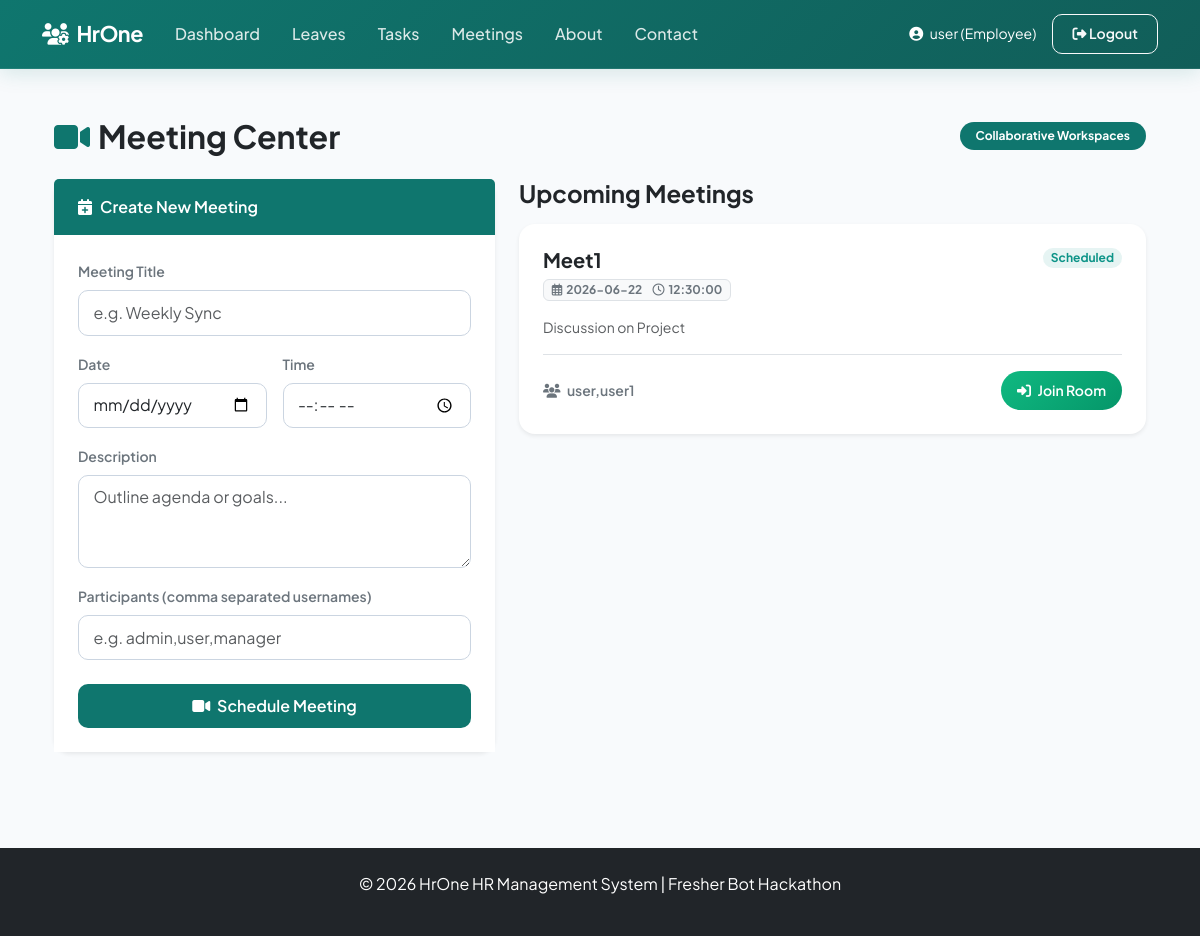
The page /meetings (signed in) on the database its author committed.
### tables this page shows
CREATE TABLE meetings (
    id INTEGER PRIMARY KEY AUTOINCREMENT,
    title TEXT NOT NULL,
    meeting_date DATE,
    meeting_time TIME,
    description TEXT,
    participants TEXT,
    created_by TEXT,
    created_at TIMESTAMP DEFAULT CURRENT_TIMESTAMP
);

### app.py (the view, shortened to what this page needs)
@app.route('/meetings', methods=['GET', 'POST'])
def meetings():
    if 'user_id' not in session:
        return redirect(url_for('login'))
    form = MeetingForm()
    conn = get_db_connection()
    meetings_list = conn.execute('SELECT * FROM meetings ORDER BY meeting_date, meeting_time').fetchall()
    conn.close()
    return render_template('meetings.html', form=form, meetings=meetings_list)

### app.py
class MeetingForm(FlaskForm):
    title = StringField('Title', validators=[DataRequired()])
    meeting_date = DateField('Date', validators=[DataRequired()])
    meeting_time = TimeField('Time', validators=[DataRequired()])
    description = TextAreaField('Description', validators=[DataRequired()])
    participants = StringField('Participants (comma separated usernames)', validators=[DataRequired()])
    submit = SubmitField('Schedule Meeting')

### app.py (called while the page is built)
def get_db_connection():
    conn = sqlite3.connect(DB_FILE)
    conn.row_factory = sqlite3.Row
    return conn

@app.context_processor
def inject_unread_count():
    if session.get('role') == 'Admin':
        return {
            'unread_count': get_unread_message_count()
        }
    return {
        'unread_count': 0
    }

### templates/meetings.html (shortened to what this page needs)
{% extends "base.html" %}
{% block content %}
<div class="container py-4">
    <div class="d-flex justify-content-between align-items-center mb-4">
        <h2 class="fw-bold mb-0 text-dark">
            <i class="fas fa-video text-teal me-2" style="color: #0f766e;"></i>Meeting Center
        </h2>
        <span class="badge bg-teal px-3 py-2 rounded-pill small" style="background-color: #0f766e;">Collaborative Workspaces</span>
    </div>
    <div class="row g-4">
        <div class="col-lg-5">
            <div class="card border-0 shadow-sm mb-4">
                <div class="card-header border-0 bg-teal text-white py-3 ps-4" style="background-color: #0f766e;">
                    <i class="fas fa-calendar-plus me-2"></i>Create New Meeting
                </div>
                <div class="card-body p-4 bg-white">
                    <form method="POST">
                        <div class="mb-3">
                            <label class="form-label text-secondary small fw-semibold">Meeting Title</label>
                            {{ form.title(class="form-control", placeholder="e.g. Weekly Sync") }}
                        </div>
                        <div class="row g-3 mb-3">
                            <div class="col-md-6">
                                <label class="form-label text-secondary small fw-semibold">Date</label>
                                {{ form.meeting_date(class="form-control", type="date") }}
                            </div>
                            <div class="col-md-6">
                                <label class="form-label text-secondary small fw-semibold">Time</label>
                                {{ form.meeting_time(class="form-control", type="time") }}
                            </div>
                        </div>
                        <div class="mb-3">
                            <label class="form-label text-secondary small fw-semibold">Description</label>
                            {{ form.description(class="form-control", rows="3", placeholder="Outline agenda or goals...") }}
                        </div>
                        <div class="mb-4">
                            <label class="form-label text-secondary small fw-semibold">Participants (comma separated usernames)</label>
                            {{ form.participants(class="form-control", placeholder="e.g. admin,user,manager") }}
                        </div>
                        <button type="submit" class="btn btn-teal w-100 py-2.5" style="background-color: #0f766e; color: #fff;">
                            <i class="fas fa-video me-1"></i> Schedule Meeting
                        </button>
                    </form>
                </div>
            </div>
        </div>
        <div class="col-lg-7">
            <h4 class="fw-bold mb-3 text-dark">Upcoming Meetings</h4>
            <div class="row g-3">
                {% for meeting in meetings %}
                <div class="col-12">
                    <div class="card border-0 shadow-sm card-hover-effect">
                        <div class="card-body p-4">
                            <div class="d-flex justify-content-between align-items-start mb-3">
                                <div>
                                    <h5 class="fw-bold text-dark mb-1">{{ meeting['title'] }}</h5>
                                    <span class="badge bg-light text-secondary border">
                                        <i class="far fa-calendar-alt me-1"></i>{{ meeting['meeting_date'] }}
                                        <i class="far fa-clock ms-2 me-1"></i>{{ meeting['meeting_time'] }}
                                    </span>
                                </div>
                                <span class="badge bg-teal-subtle text-teal px-2 py-1 small rounded-pill" style="background-color: rgba(13, 148, 136, 0.1); color: #0d9488;">Scheduled</span>
                            </div>
                            <p class="text-muted small mb-3">{{ meeting['description'] }}</p>
                            <div class="border-top pt-3 d-flex justify-content-between align-items-center">
                                <div class="small text-secondary">
                                    <i class="fas fa-users me-1"></i>
                                    <span class="fw-semibold">{{ meeting['participants'] }}</span>
                                </div>
                                <div class="d-flex gap-2">
                                    <a href="{{ url_for('meetings_room', meeting_id=meeting['id']) }}" class="btn btn-sm btn-success px-3 rounded-pill">
                                        <i class="fas fa-sign-in-alt me-1"></i> Join Room
                                    </a>
                                </div>
                            </div>
                        </div>
                    </div>
                </div>
                {% endfor %}
            </div>
        </div>
    </div>
</div>
{% endblock %}

### templates/base.html (style rules this page uses)
:root { --primary: #0f766e; --primary-light: #0d9488; --primary-glow: rgba(13, 148, 136, 0.15); --secondary: #4f46e5; --secondary-light: #6366f1; --dark: #0f172a; --light-bg: #f8fafc; --card-shadow: 0 10px 25px -5px rgba(0, 0, 0, 0.05), 0 8px 10px -6px rgba(0, 0, 0, 0.05); --card-shadow-hover: 0 20px 25px -5px rgba(0, 0, 0, 0.1), 0 10px 10px -6px rgba(0, 0, 0, 0.1); --transition: all 0.3s cubic-bezier(0.4, 0, 0.2, 1); }
body { font-family: 'Plus Jakarta Sans', system-ui, -apple-system, sans-serif; background-color: var(--light-bg); color: #334155; min-height: 100vh; display: flex; flex-direction: column; }
.card { border: 1px solid rgba(241, 245, 249, 0.8); border-radius: 16px; box-shadow: var(--card-shadow); transition: var(--transition); }
.card-header { background: #ffffff; border-bottom: 1px solid rgba(241, 245, 249, 0.8); padding: 1.2rem 1.5rem; font-weight: 600; color: var(--dark); }
.btn { border-radius: 10px; font-weight: 600; padding: 0.55rem 1.2rem; transition: var(--transition); }
.btn-success { background: linear-gradient(135deg, #10b981, #059669); border: none; }
.form-control, .form-select { border-radius: 10px; padding: 0.6rem 0.9rem; border: 1px solid #cbd5e1; transition: var(--transition); }

### templates/meetings.html (style rules this page uses)
.card-hover-effect { transition: transform 0.2s ease, box-shadow 0.2s ease; }

### rows shown on the page
meetings: title "Meet1", meeting_date "2026-06-22", meeting_time "12:30:00", description "Discussion on Project", participants "user,user1"

### other values the page prints
{{ session.username }} "user"
{{ session.role }} "Employee"
